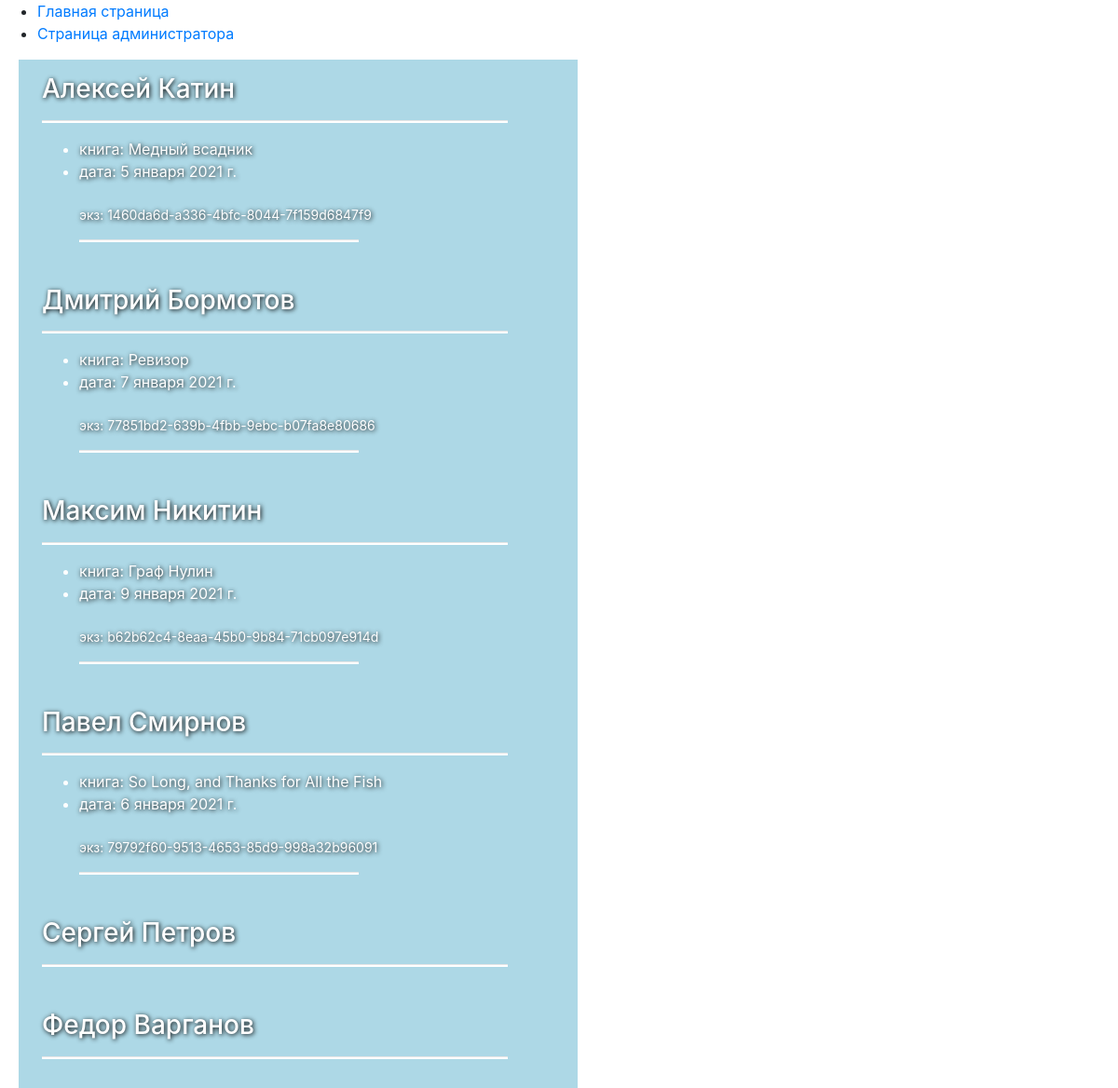
/friend/, run on the app's committed database.
### p_library/models.py (models this page shows, shortened)
class Friend(models.Model):
    full_name = models.CharField(max_length=30, verbose_name="Имя")
    phone = models.CharField(max_length=16, blank=True, verbose_name="Телефон")
    email = models.EmailField(blank=True, verbose_name="Email")
    class Meta:
        verbose_name_plural = 'Друзья'
        verbose_name = 'друг'
        ordering = [ 'full_name' ]

class BookInstance(models.Model):
    id = models.UUIDField(primary_key=True, default=uuid.uuid4, help_text="Уникальный номер книги")
    book = models.ForeignKey('Book', on_delete=models.SET_NULL, null=True, verbose_name="Книга")
    friend = models.ForeignKey('Friend', on_delete=models.SET_NULL, null=True, verbose_name="У кого", related_name='books')
    data = models.DateField(null=True, blank=True, verbose_name="Дата")
    class Meta:
        verbose_name_plural = 'Экземпляры'
        verbose_name = 'экземпляр'
        ordering = ["book"]
    def instance(self):
        return '%s (%s)' % (self.book.title, self.id)
    instance.short_description = 'Экземпляр'
    def book_list(self):
        return '%s, %s' % (self.friend, self.data)
    book_list.short_description = 'У кого на руках'

class Book(models.Model):
    ISBN = models.CharField(max_length=13, verbose_name='Междунар. код')
    title = models.TextField(verbose_name='Наименование')
    description = models.TextField(verbose_name='Аннотация')
    year_release = models.SmallIntegerField(verbose_name='Издание')
    author = models.ForeignKey(Author, on_delete=models.SET_NULL, null=True, verbose_name='Автор', related_name='books_author')
    copy_count = models.SmallIntegerField(default=1, verbose_name='Экз')
    price = models.DecimalField(max_digits=6, decimal_places=2, verbose_name='Цена')
    publisher = models.ForeignKey('Publisher', on_delete=models.SET_NULL, null=True, verbose_name='Издательство', related_name='books_publisher')
    cover_art = models.ImageField(upload_to='cover_book', blank=True, verbose_name='Обложка')
    class Meta:
        verbose_name_plural = 'Книги'
        verbose_name = 'книга'
        ordering = [ 'publisher' ]
    def __str__(self):
        return self.title

### p_library/views.py (the view)
# urls.py: path('friend/', views.friends),
def friends(request):
    friends = Friend.objects.all()
    context = {'friends': friends}
    return render(request, 'p_library/friends_book.html', context)

### p_library/templates/p_library/friends_book.html (shortened to what this page needs)
{% load static %}
<!DOCTYPE html>
<html lang="en">
<head>
    <link rel="stylesheet" type="text/css" href="{% static 'css/bootstrap.min.css' %}">
    <link rel="stylesheet" type="text/css" href="{% static 'css/style.css' %}">
</head>
<body>
    <ul>
       <li><a href="http://127.0.0.1:8000/">Главная страница</a></li>
       <li><a href="http://127.0.0.1:8000/admin/">Страница администратора</a></li>
    </ul>
    {% for friend in friends %}
    <div class="pub">
        <h3>{{ friend.full_name }}</h3>
        <hr>
        <li>
            {% for book in friend.books.all %}
            <ul>
                <li>книга: {{ book.book }}</li>
                <li>дата: {{ book.data }}</li>
                <li class="ISBN"><small></small>экз: {{ book.id }}</small></li>
                <hr class="mini_hr">
            </ul>
            {% endfor %}
        </li>
    </div>
    {% endfor %}
</body>
</html>

### p_library/static/CSS/style.css (style rules this page uses)
.pub { list-style-type: none; margin-left: 20px; max-width: 600px; padding: 15px 25px; color: white; background-color: lightblue; text-shadow: 1px 1px 5px black; }
hr { max-width: 500px; height: 2px; margin-left: 0; background-color: #fff; }
.mini_hr { max-width: 300px; }
.ISBN { font-size: 14px; list-style-type: none; margin-top: 24px; }

### data on the page
Friend: full_name "Алексей Катин"
BookInstance: book "Медный всадник", data "5 января 2021 г.", id "1460da6d-a336-4bfc-8044-7f159d6847f9"
Friend: full_name "Дмитрий Бормотов"
BookInstance: book "Ревизор", data "7 января 2021 г.", id "77851bd2-639b-4fbb-9ebc-b07fa8e80686"
Friend: full_name "Максим Никитин"
BookInstance: book "Граф Нулин", data "9 января 2021 г.", id "b62b62c4-8eaa-45b0-9b84-71cb097e914d"
Friend: full_name "Павел Смирнов"
BookInstance: book "So Long, and Thanks for All the Fish", data "6 января 2021 г.", id "79792f60-9513-4653-85d9-998a32b96091"
Friend: full_name "Сергей Петров"
Friend: full_name "Федор Варганов"
